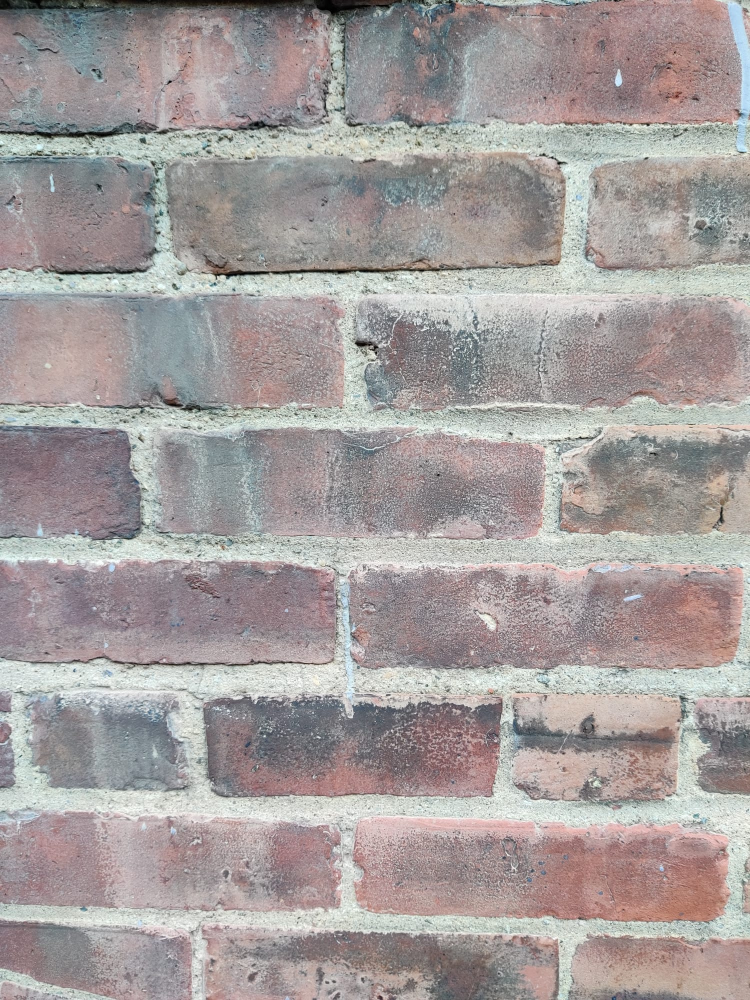
%> input picture Cinder_block_mosaic/cinder_images/1.jpg, 1500 x 2000 px (shown at 1/2 size); its folder holds 4 pictures in this run
$ octave Cinder_block_stiching.m   (GNU Octave 9; MATLAB toolbox functions it lacks are replaced by stand-ins)
%> lines starting %> are read from the running program, lines starting %| are printed output that depends on the picture
% Load images.
pic_folder = "C:\Users\hrith\Downloads\cinder_images";
picPattern = fullfile(pic_folder, '*.jpg');
buildingScene = imageDatastore(picPattern);

% Display images to be stitched
montage(buildingScene.Files)
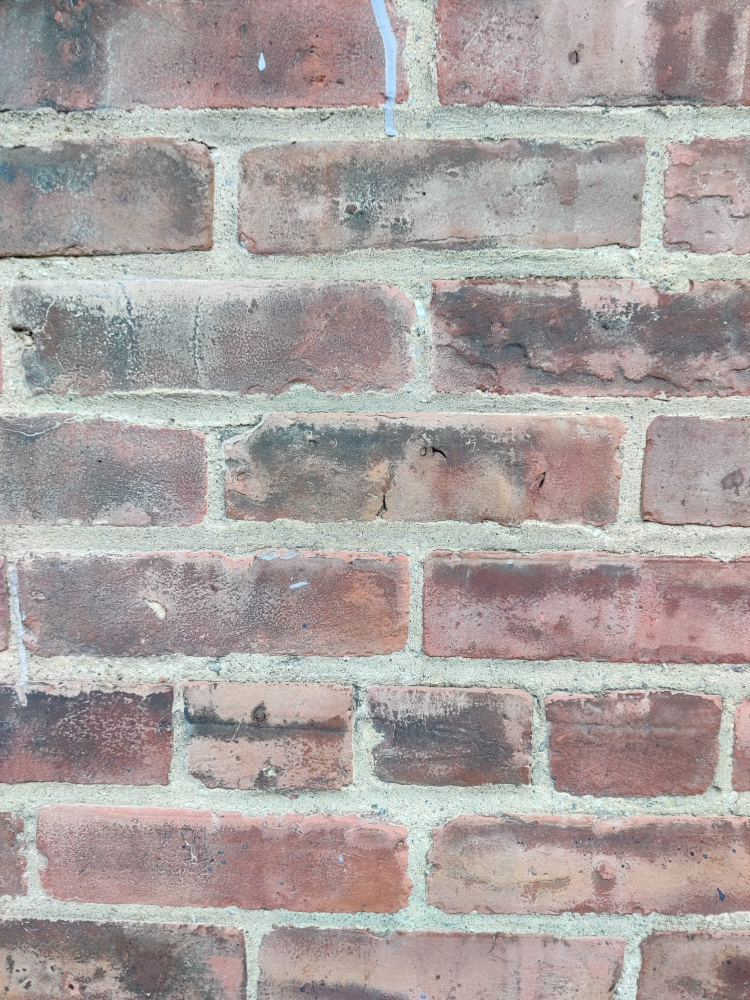
%> input picture Cinder_block_mosaic/cinder_images/2.jpg, 1500 x 2000 px (shown at 1/2 size)
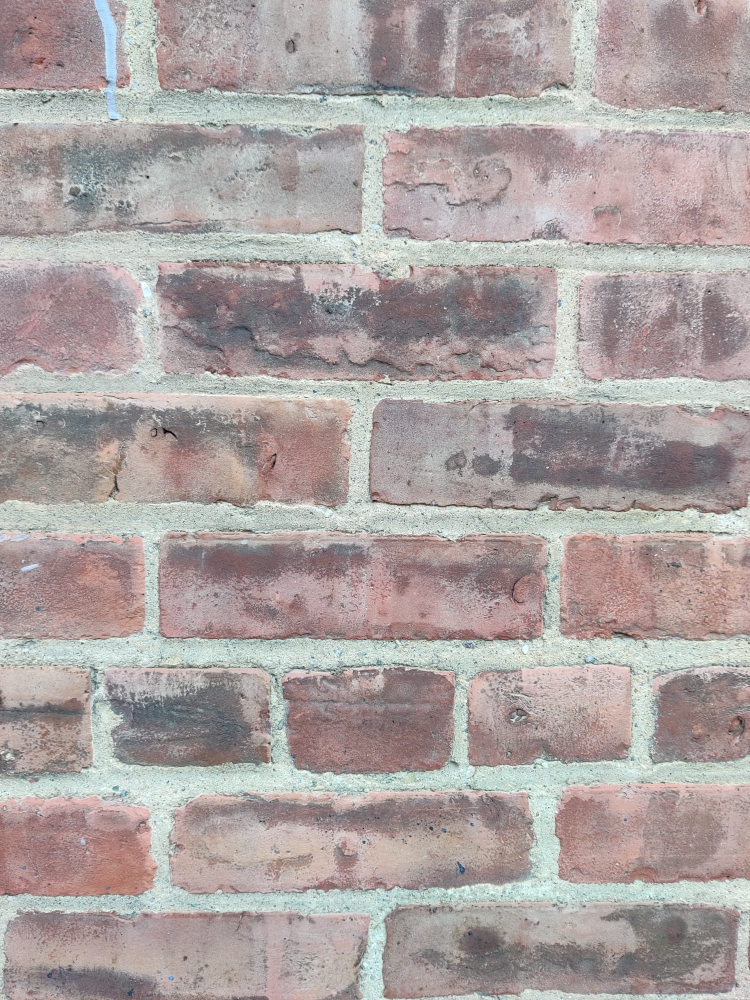
%> input picture Cinder_block_mosaic/cinder_images/3.jpg, 1500 x 2000 px (shown at 1/2 size)
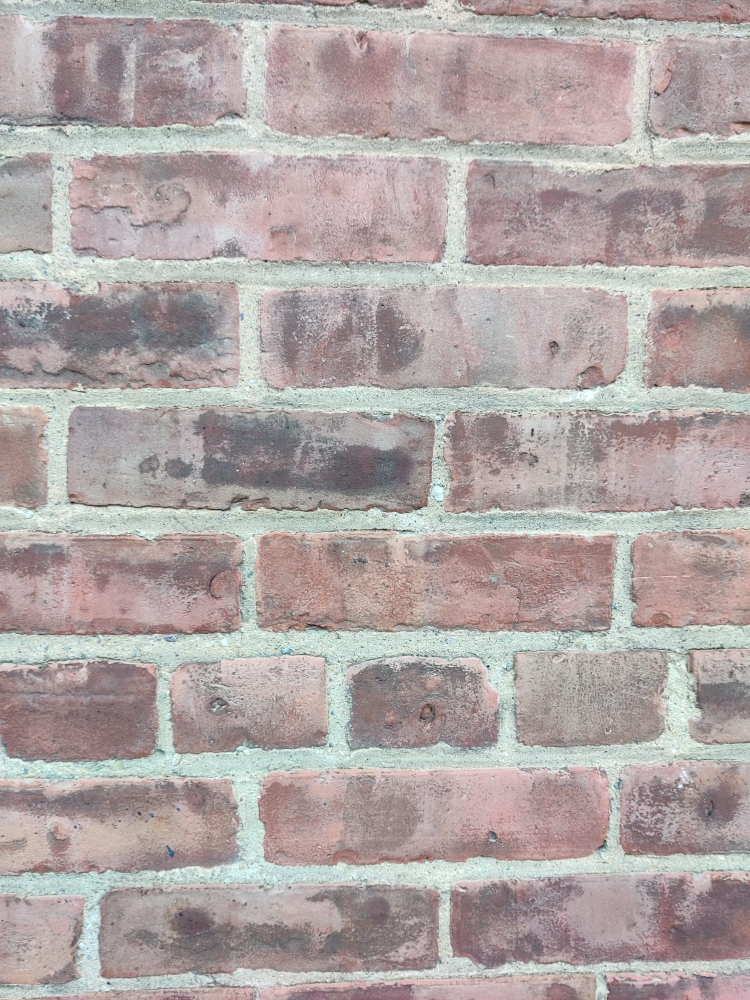
%> input picture Cinder_block_mosaic/cinder_images/4.jpg, 1500 x 2000 px (shown at 1/2 size)

% Read the first image from the image set.
I = readimage(buildingScene, 1);
%> I is the input picture: size 2000x1500x3 uint8; mean R, G, B 164.2, 157.4, 156.6

% Initialize features for I(1)
grayImage = rgb2gray(I);
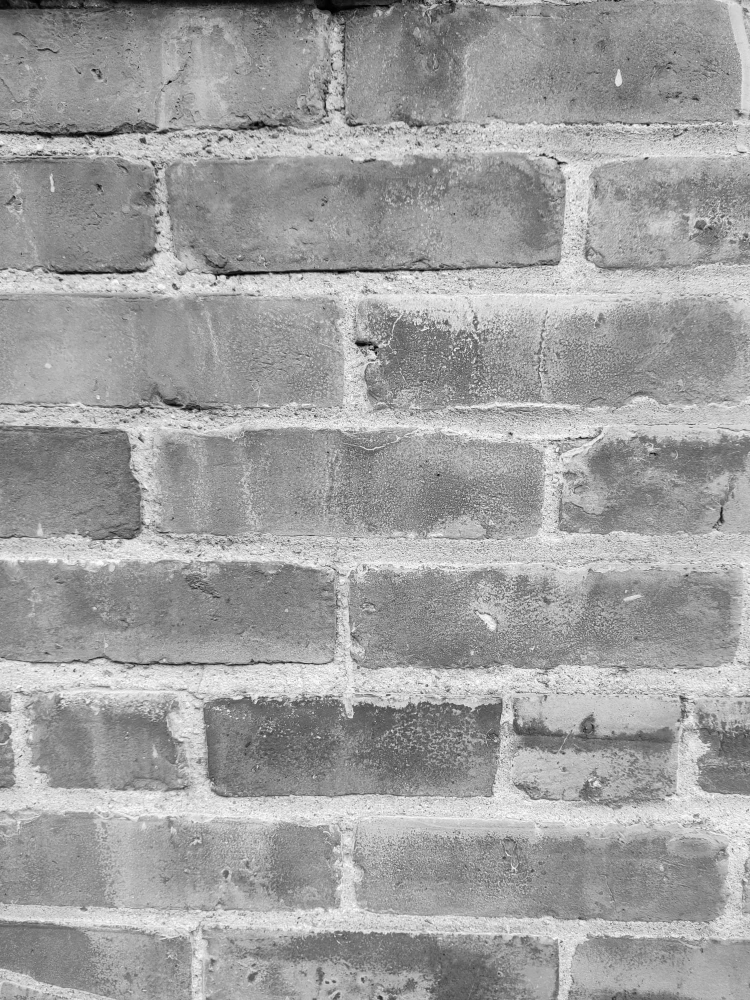
%> grayImage: size 2000x1500 uint8 (shown at 1/2 size); min 0, max 255, mean 159.4
%> (the run ends here)
